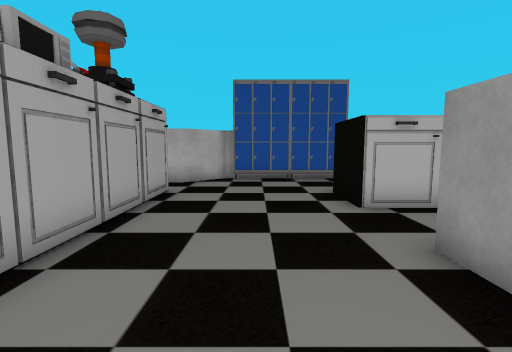
[1] (above)

16 first-person views from a walk through a 3-D level made in the Unity game engine. The camera is 1.4 m above the floor, tilts 6° down and sees 85° across. The floor is counted in squares, 1 m on a side. Each view is taken from the middle of a square. On the plan, view 1 faces up. The plan holds only what a view shows up to about 14 squares ahead; the rest is blank. The place goes on beyond the plan. Some surface patterns are stand-ins.

[2]
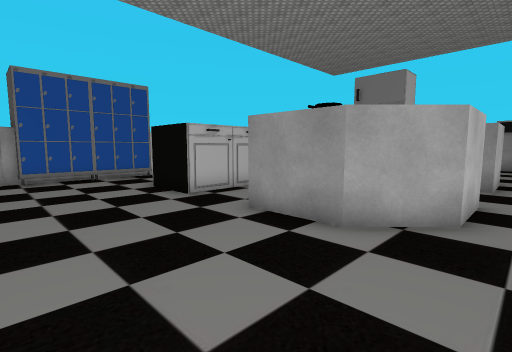

[3]
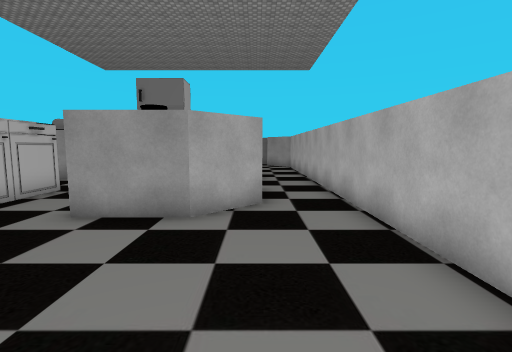

[4]
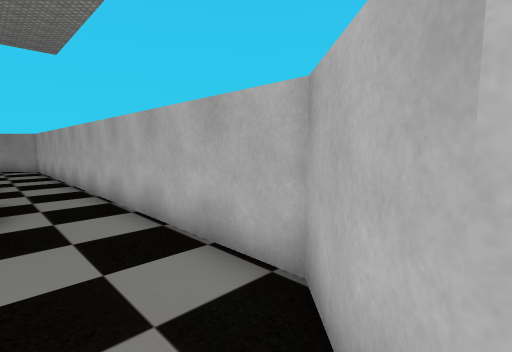

[5]
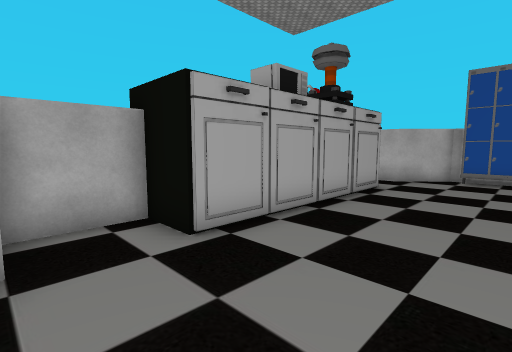

[6]
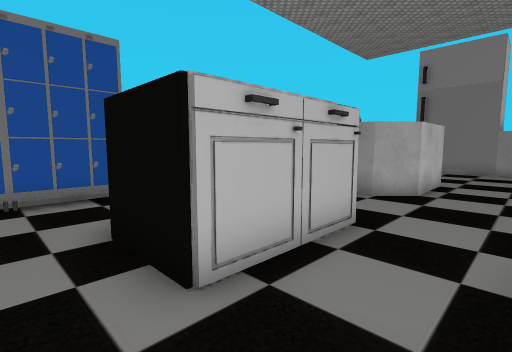

[7]
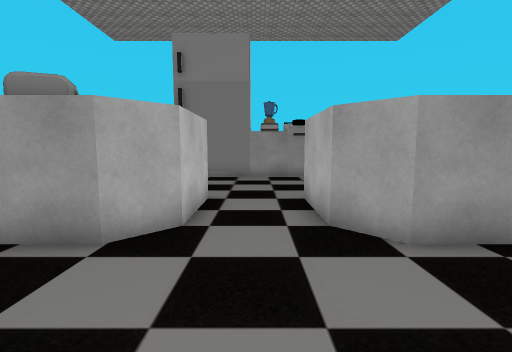

[8]
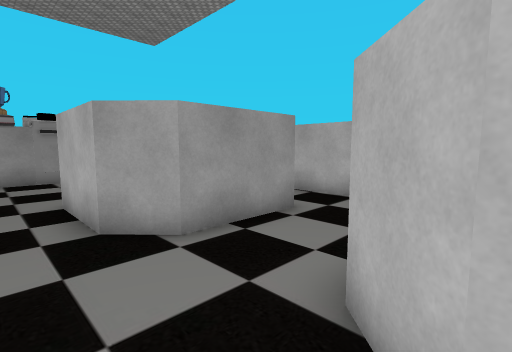

[9]
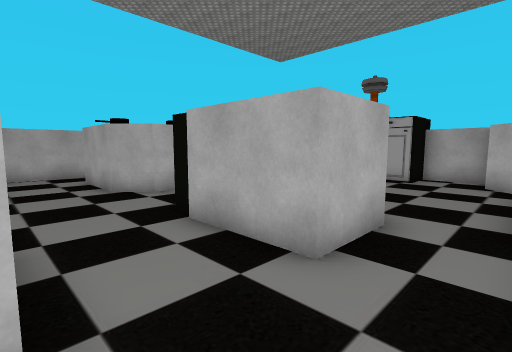

[10]
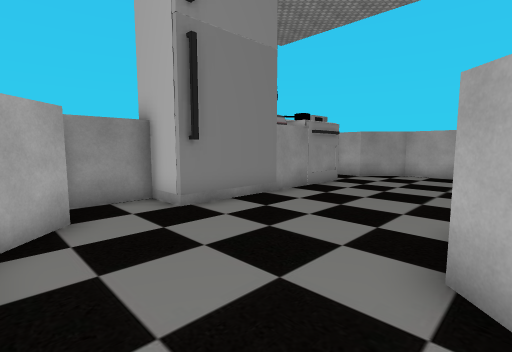

[11]
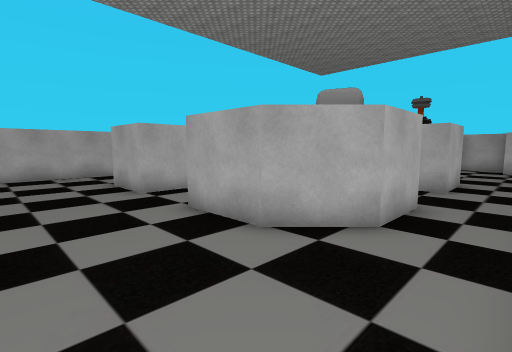

[12]
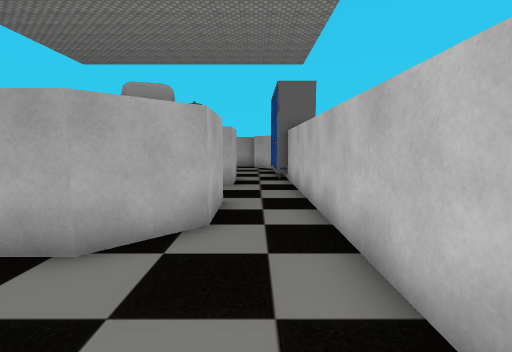

[13]
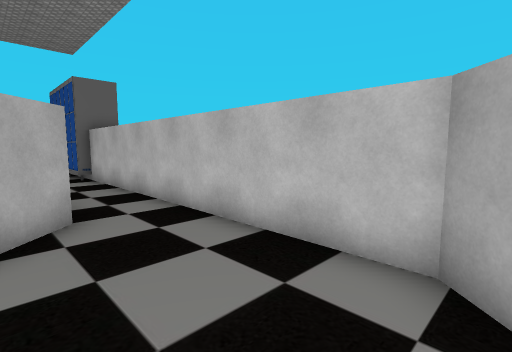

[14]
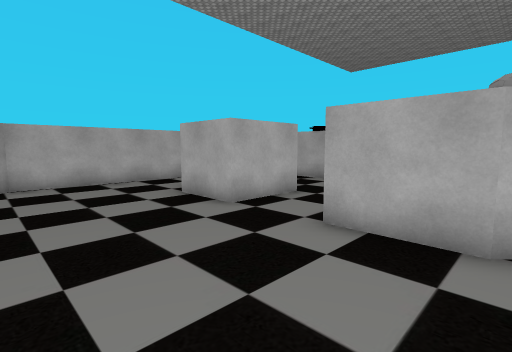

[15]
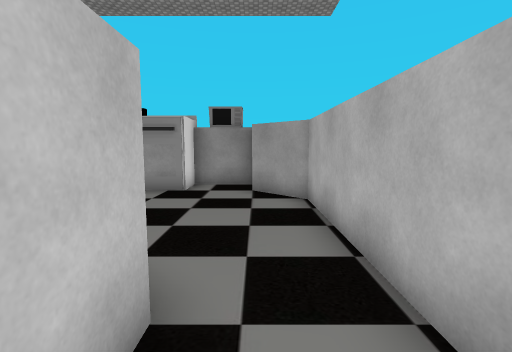

[16]
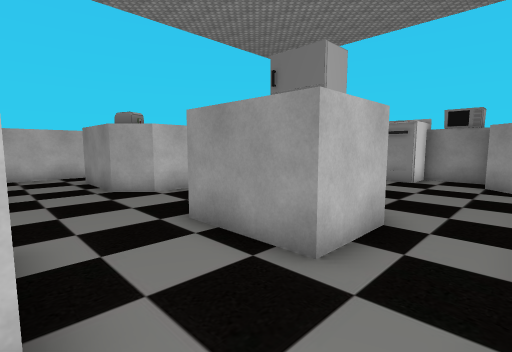

### Floor plan
Key: @ floor where view 1 was taken; # wall or solid block; . floor; O other object.
Columns run from 4 left of view 1 to 19 right of it. Each row starts with its distance up from view 1.
 13         ##############
 12  ########............##
 11 ##....................##
 10 #.......###..###.......#
  9 ##.....## #..# ##.....OO
  8  #....O   #..#  #.....#
  7  O....O   #..####.....#
  6  O.....O#OO...###.....#
  5  #....................#
  4  O.....###....###.....#
  3  #.....####..####.....#
  2  O.....#  #..#  #.....#
  1 ##.....## #..# ##.....##
  0 #...@...###..###.......#
 -1 ##....................##
 -2  ##..................##
 -3   ####################

Where each view was taken, in squares from view 1:
view 1: 0 up, 0 right, facing up
view 2: 1 down, 2 left, facing up-right
view 3: 0 up, 3 left, facing right
view 4: 0 up, 3 left, facing down-right
view 5: 1 down, 1 right, facing up-left
view 6: 4 up, 1 right, facing up-right
view 7: 5 up, 5 right, facing right
view 8: 5 up, 5 right, facing down-right
view 9: 12 up, 9 right, facing down-left
view 10: 12 up, 12 right, facing down-right
view 11: 12 up, 16 right, facing down-left
view 12: 11 up, 16 right, facing left
view 13: 9 up, 17 right, facing up-left
view 14: 9 up, 17 right, facing down-left
view 15: 1 down, 9 right, facing right
view 16: 2 down, 6 right, facing up-right
